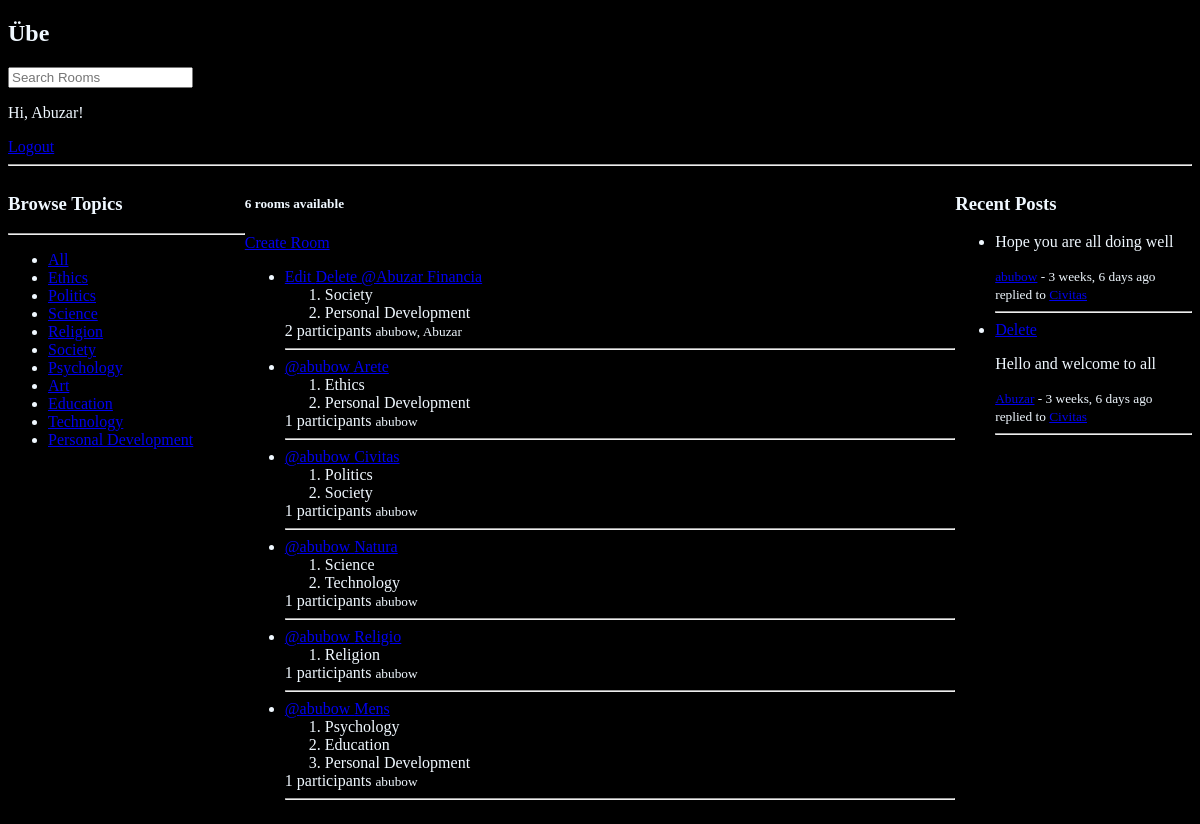
The app's page / (signed in), older data.
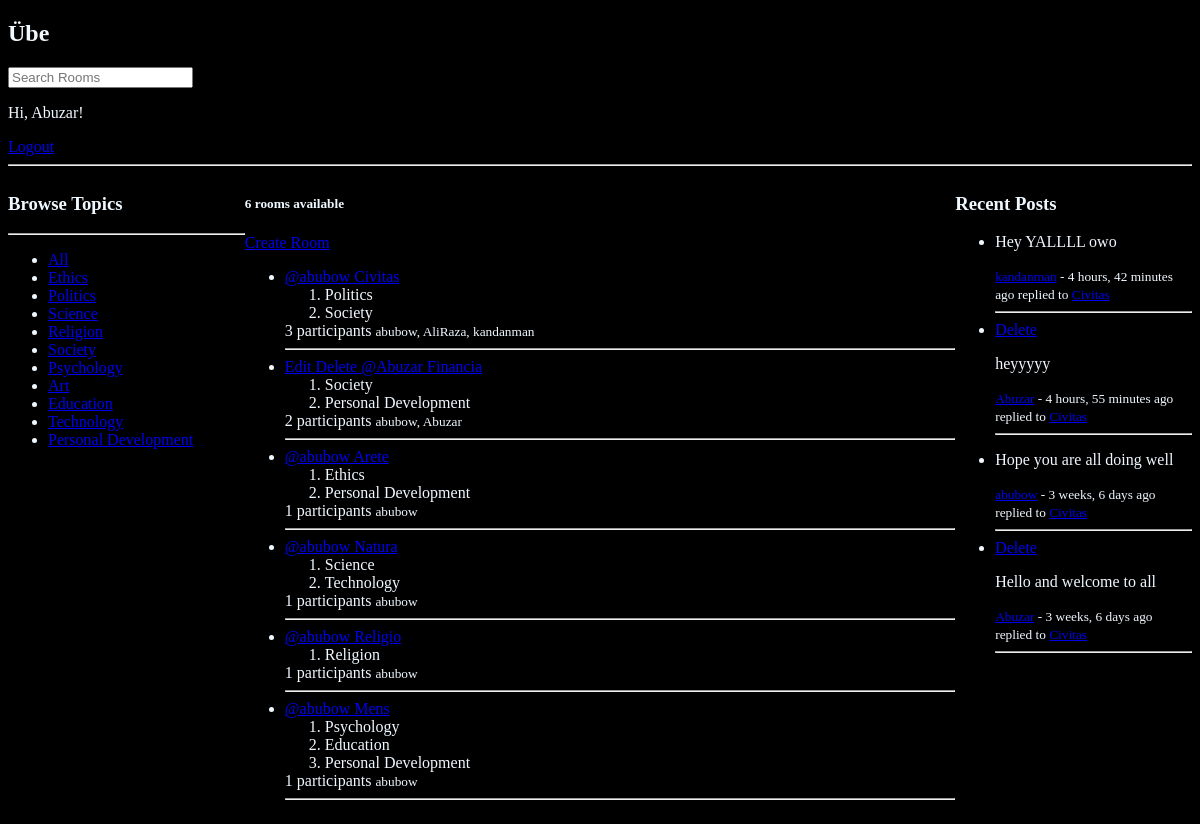
The same page, newer data.
### base/models.py (models this page shows, shortened)
class Topic(models.Model):
    id = models.AutoField(primary_key=True)
    name = models.CharField(max_length=50)
    description = models.CharField(max_length=200)
    link = models.CharField(max_length=50)

class Room(models.Model):
    id = models.AutoField(primary_key=True)
    name = models.CharField(max_length=50)
    description = models.CharField(max_length=200, null=True, blank=True)
    link = models.CharField(max_length=50)
    topics = models.ManyToManyField('Topic', related_name='rooms', blank=True)
    participants = models.ManyToManyField(
        User, related_name='rooms_joined', blank=True)
    host = models.ForeignKey(
        User, on_delete=models.CASCADE, related_name='rooms_hosted')
    updated = models.DateTimeField(auto_now=True)
    created = models.DateTimeField(auto_now_add=True)
    class Meta:
        ordering = ['-updated', '-created']

class Message(models.Model):
    user = models.ForeignKey(User, on_delete=models.CASCADE)
    room = models.ForeignKey(Room, on_delete=models.CASCADE)
    message = models.TextField()
    updated = models.DateTimeField(auto_now=True)
    created = models.DateTimeField(auto_now_add=True)
    class Meta:
        ordering = ['-updated', '-created']
    def __str__(self):
        return self.message

### base/views.py (the view)
# urls.py: path('', views.home, name='home'),
def home(request):
    q = request.GET.get('q')
    if q:
        rooms = Room.objects.filter(
            Q(topics__name__icontains=q) |
            Q(topics__description__icontains=q) |
            Q(name__icontains=q) |
            Q(description__icontains=q)
        ).distinct()
        recent_messages = Message.objects.filter(
            Q(room__topics__name__icontains=q) |
            Q(room__topics__description__icontains=q) |
            Q(room__name__icontains=q) |
            Q(room__description__icontains=q) |
            Q(message__icontains=q)
        ).distinct().order_by('-created')[:5]
    else:
        rooms = Room.objects.all()
        recent_messages = Message.objects.all().order_by('-created')[:5]
    topics = Topic.objects.all()
    context = {
        'rooms': rooms,
        'topics': topics,
        'recent_messages': recent_messages,
    }
    return render(request, 'base/home.html', context)

### base/templates/base/home.html (shortened to what this page needs)
{% extends "main.html" %} {% block content %}
<main class="home-container">
	{% if user.is_authenticated %}
	<div>{% include 'components/topic_list.html' %}</div>
	<div>
		<h5>{{ rooms.count }} rooms available</h5>
		<a href="{% url 'room-form' %}">Create Room</a>
		{% include 'components/feed.html' %}
	</div>
	<div>{% include 'components/recent_activity.html' %}</div>
	{% endif %}
</main>
{% endblock %}

### base/templates/components/topic_list.html
<h3>Browse Topics</h3>
		<hr />
		<ul>
			<li>
				<a href="{% url 'home' %}">All</a>
			</li>
			{% for topic in topics %}
			<li>
				<a href="{% url 'home' %}?q={{ topic.name }}"
					>{{ topic.name }}</a
				>
			</li>
			{% endfor %}
		</ul>

### base/templates/components/feed.html
<div>
	<ul>
		{% for room in rooms %}
		<li>
			{% if room.host == user %}
			<a href="{% url 'update-room' room.id %}"> Edit </a>
			<a href="{% url 'delete-room' room.id %}"> Delete </a>
			{% endif %}
			<a href="{%url 'profile' room.host.id %}">
				@{{room.host.username}}
			</a>
			<a href="{% url 'room' room.link %}">{{ room.name }}</a>
			<ol>
				{% for topic in room.topics.all %}
				<li>{{ topic.name }}</li>
				{% endfor %}
			</ol>
			<span> {{ room.participants.count }} participants </span>
			<small> {{ room.participants.all|join:", " }} </small>
			<hr />
		</li>
		{% endfor %}
	</ul>
</div>

### base/templates/components/recent_activity.html (shortened to what this page needs)
<h3>Recent Posts</h3>
		<ul>
			{% for post in recent_messages %}
			<li>
					{% if post.user_id == request.user.id %}
						<a href="{% url 'delete-message' post.id %}">Delete</a>
					{% endif %}
				<p>{{ post }}
				</p>
				<small>
					<a href="{% url 'profile' post.user.id %}">{{ post.user.username }}</a>
					 - {{ post.created|timesince }} ago replied to <a href="{% url 'room' post.room.link %}">{{ post.room.name }}</a></small>
				<hr />
			</li>
			{% endfor %}
		</ul>

Row changes from the older to the newer data that the page shows:
changed Room "Civitas": participants.count "1" → "3"; participants.all "abubow" → "abubow, AliRaza, kandanman"; moves up the list
added Message: message "Hey YALLLL owo", user.username "kandanman", created "4 hours, 42 minutes", room.name "Civitas"
added Message: shows "Delete", message "heyyyyy", user.username "Abuzar", created "4 hours, 55 minutes", room.name "Civitas"
